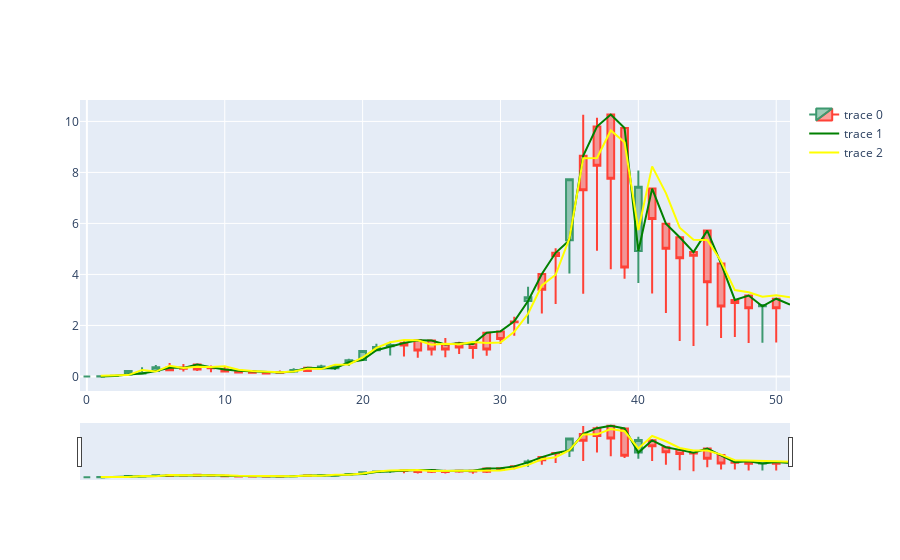

Notebook code cell kept with this figure:
### Code cell
fig = go.Figure()
fig.add_trace(go.Candlestick(
    open=X[:,0],
    high=X[:,1],
    low=X[:,2],
    close=X[:,3]
))
fig.add_trace(go.Scatter(x=romania.index+1, y=y.flatten(), line=dict(color='green', width=2)))
fig.add_trace(go.Scatter(x=romania.index+1, y=y_pred.flatten(), line=dict(color='yellow', width=2)))
fig.show()
